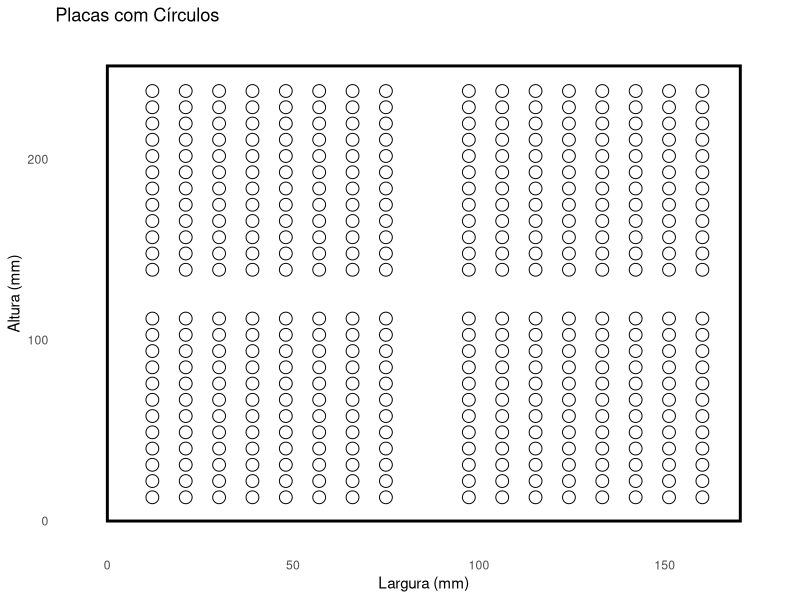
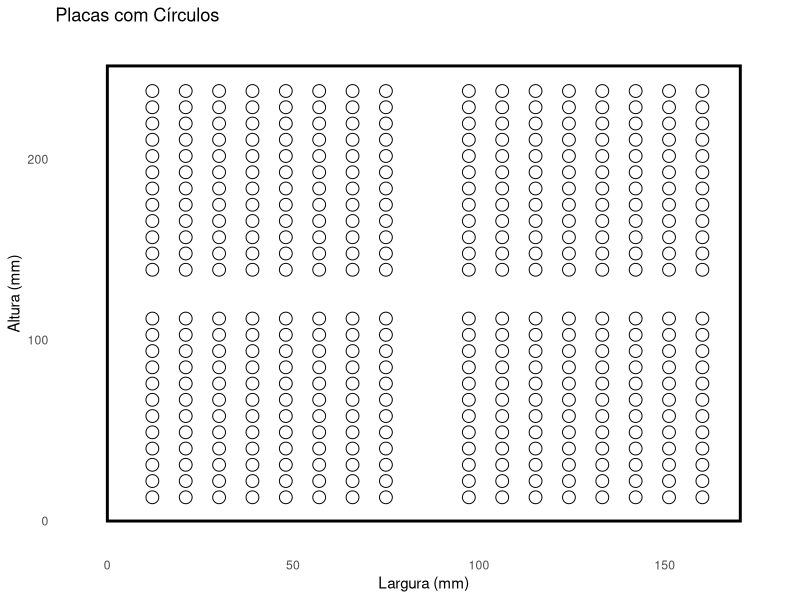

These figures' R source, in order:
library(ggplot2)

# Dimensões das placas e círculos
largura_placa <- 85.18  # mm
altura_placa <- 125.76  # mm
raio_circulo <- 3.375   # mm
espaco_entre_circulos <- 2.23  # mm

# Posições iniciais das placas
x_start <- 0
y_start <- 0
placas <- expand.grid(x = c(x_start, x_start + largura_placa), 
                      y = c(y_start, y_start + altura_placa))

# Criar um data frame para os círculos
circulos <- data.frame()

# Gerar as posições dos círculos para cada placa
for (i in 0:1) {
  for (j in 0:1) {
    # Calcula o deslocamento para cada placa
    x_offset <- i * largura_placa
    y_offset <- j * altura_placa
    
    # Coordenadas dos círculos dentro da placa
    for (col in 0:7) {
      for (lin in 0:11) {
        x_circulo <- 12.115 + col * (raio_circulo * 2 + espaco_entre_circulos) + x_offset
        y_circulo <- 13.115 + lin * (raio_circulo * 2 + espaco_entre_circulos) + y_offset
        circulos <- rbind(circulos, data.frame(x = x_circulo, y = y_circulo))
      }
    }
  }
}

# Criar a imagem de fundo
ggplot() +
  # Desenhar placas
  geom_rect(aes(xmin = 0, xmax = largura_placa * 2, ymin = 0, ymax = altura_placa * 2),
            fill = NA, color = "black", size = 1) +
  
  # Desenhar círculos com contorno
  geom_point(data = circulos, aes(x = x, y = y), shape = 1, size = 4, color = "black") +
  
  # Definir limites e tema
  xlim(-5, largura_placa * 2 + 5) +
  ylim(-5, altura_placa * 2 + 5) +
  theme_minimal() +
  theme(panel.grid.major = element_blank(), 
        panel.grid.minor = element_blank(),
        panel.background = element_blank()) +
  labs(title = "Placas com Círculos", x = "Largura (mm)", y = "Altura (mm)")

# Salvar a imagem
ggsave("imagem_placas_circulos.png", width = 170.36 / 25.4, height = 251.52 / 25.4, dpi = 300)
getwd()
